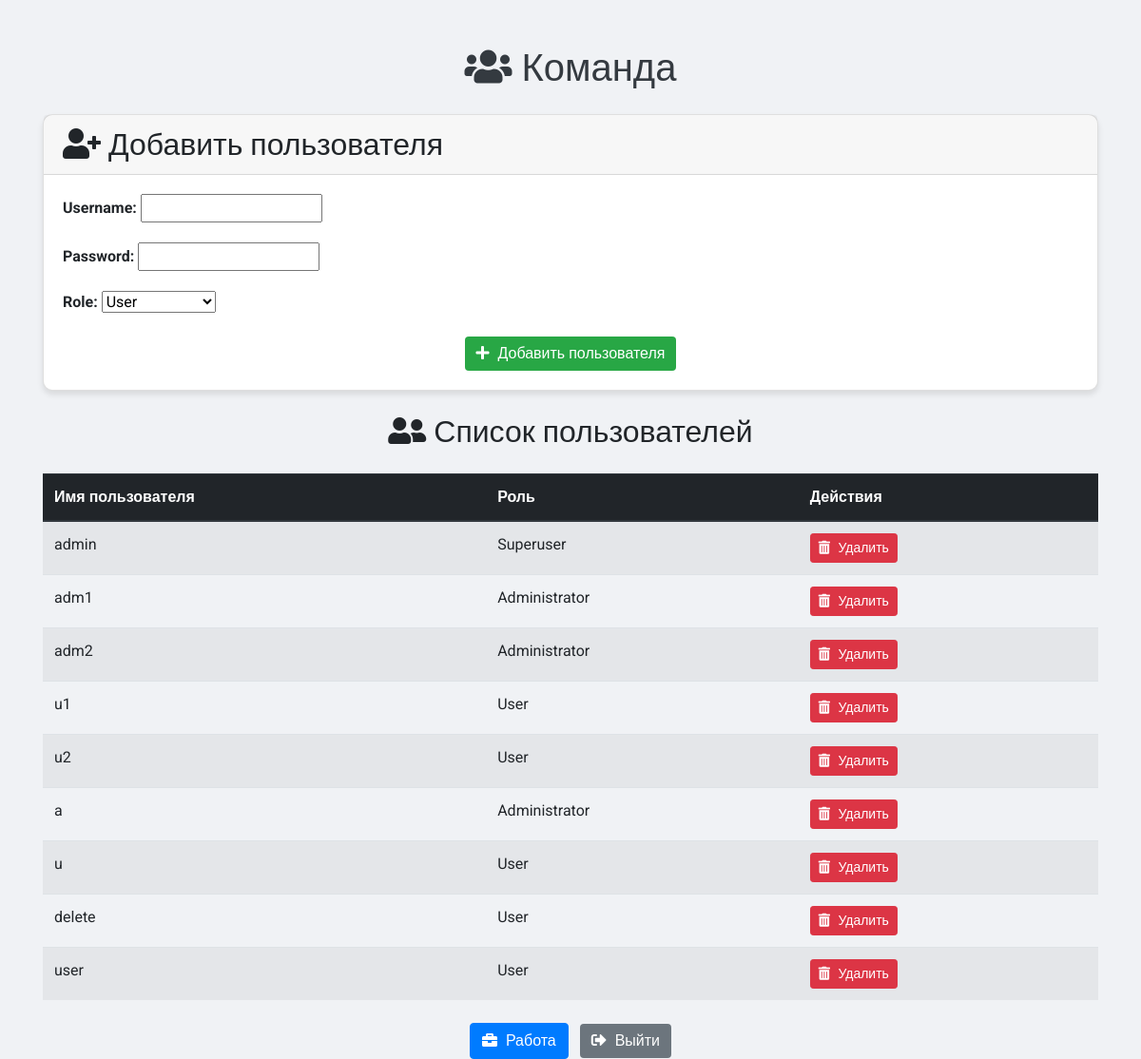
The app's page /team/ (signed in) with its own data.
### users/models.py (models this page shows)
class CustomUser(AbstractUser):
    ROLE_CHOICES = (
        ('user', 'User'),
        ('admin', 'Administrator'),
        ('superuser', 'Superuser'),
    )
    role = models.CharField(max_length=17, choices=ROLE_CHOICES, default='user')

### users/views.py (the view, shortened to what this page needs)
# urls.py: path('team/', views.team_view, name='team'),  # URL для страницы team
@login_required  # Доступ только для залогинившихся пользователей
def team_view(request):
    if not request.user.is_superuser:  # Проверяем, является ли пользователь суперпользователем
        messages.error(request, "У вас нет доступа к этой странице.")  # Сообщение об ошибке
        return redirect('admin:index')  # Перенаправляем на админку или другую страницу
    users = CustomUser.objects.all()  # Получаем всех пользователей
    form = UserForm()  # Создаем пустую форму
    return render(request, 'users/team.html', {'users': users, 'form': form})  # Отправляем данные в шаблон

### users/forms.py
class UserForm(forms.ModelForm):
    class Meta:
        model = CustomUser
        fields = ['username', 'password', 'role']
        widgets = {
            'password': forms.PasswordInput(),  # Отображаем пароль в виде звездочек
        }

### users/templates/users/team.html (shortened to what this page needs)
{% load static %}
<!DOCTYPE html>
<html lang="ru">
<head>
    <link rel="stylesheet" href="https://maxcdn.bootstrapcdn.com/bootstrap/4.0.0/css/bootstrap.min.css">
    <link rel="stylesheet" href="https://use.fontawesome.com/releases/v5.8.2/css/all.css">
    <link rel="stylesheet" href="{% static 'css/style.css' %}">
</head>
<body>
    <div class="container mt-5">
        <h1 class="text-center mb-4"><i class="fas fa-users"></i> Команда</h1>
        <div class="card mb-4">
            <div class="card-header">
                <h2 class="mb-0"><i class="fas fa-user-plus"></i> Добавить пользователя</h2>
            </div>
            <div class="card-body">
                <form method="POST">
                    <div class="form-group">
                        {{ form.username.label_tag }}
                        {{ form.username }}
                    </div>
                    <div class="form-group">
                        {{ form.password.label_tag }}
                        {{ form.password }}
                    </div>
                    <div class="form-group">
                        {{ form.role.label_tag }}
                        {{ form.role }}
                    </div>
                    <div class="text-center">
                        <button type="submit" class="btn btn-success">
                            <i class="fas fa-plus"></i> Добавить пользователя
                        </button>
                    </div>
                </form>
            </div>
        </div>
        <h2 class="text-center mb-4"><i class="fas fa-user-friends"></i> Список пользователей</h2>
        <table class="table table-striped table-hover">
            <thead class="thead-dark">
                <tr>
                    <th>Имя пользователя</th>
                    <th>Роль</th>
                    <th>Действия</th>
                </tr>
            </thead>
            <tbody>
                {% for user in users %}
                <tr>
                    <td>{{ user.username }}</td>
                    <td>{{ user.get_role_display }}</td>
                    <td>
                        <form action="{% url 'delete_user' user.id %}" method="POST" style="display:inline;">
                            <button type="submit" class="btn btn-sm btn-danger" onclick="return confirm('Удалить пользователя?');">
                                <i class="fas fa-trash-alt"></i> Удалить
                            </button>
                        </form>
                    </td>
                </tr>
                {% endfor %}
            </tbody>
        </table>
        <div class="mt-4 text-center">
            <a href="{% url 'work' %}" class="btn btn-primary mr-2">
                <i class="fas fa-briefcase"></i> Работа
            </a>
            <form action="{% url 'logout' %}" method="POST" style="display:inline;">
                <button type="submit" class="btn btn-secondary">
                    <i class="fas fa-sign-out-alt"></i> Выйти
                </button>
            </form>
        </div>
    </div>
</body>
</html>

### users/static/css/style.css (style rules this page uses)
body { background-color: #f0f2f5; font-family: 'Roboto', sans-serif; }
h1 { color: #343a40; }
.card { border-radius: 10px; box-shadow: 0 4px 6px rgba(0, 0, 0, 0.1); }
.btn-success { background-color: #28a745; border: none; }
.btn-secondary { background-color: #6c757d; border: none; }
.btn i { margin-right: 5px; }
.form-group label { font-weight: bold; }

### records on screen
CustomUser: username "admin", role "Superuser"
CustomUser: username "adm1", role "Administrator"
CustomUser: username "adm2", role "Administrator"
CustomUser: username "u1", role "User"
CustomUser: username "u2", role "User"
CustomUser: username "a", role "Administrator"
CustomUser: username "u", role "User"
CustomUser: username "delete", role "User"
CustomUser: username "user", role "User"
